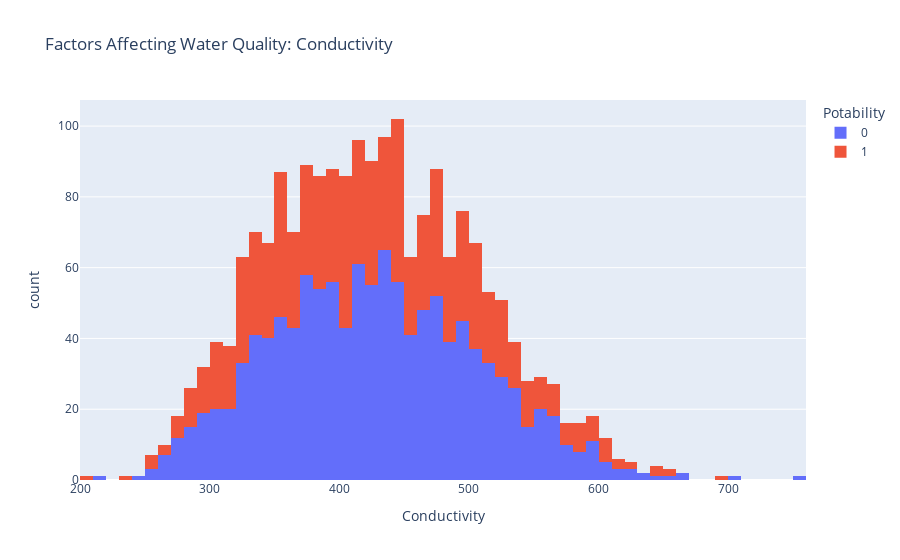

Notebook code cell kept with this figure:
### Markdown cell above
The figure above shows the distribution of sulfate in water in the dataset. They are substances naturally present in minerals, soil and rocks. Water containing less than 500 milligrams of sulfate is safe to drink. Now let’s see the next factor:

### Code cell
figure = px.histogram(data, x = "Conductivity", 
                      color = "Potability", 
                      title= "Factors Affecting Water Quality: Conductivity")
figure.show()

### Figure 1 — Plotly figure (JSON) as saved in the notebook; plotly's stock layout.template omitted (floating-point values rounded to 4 significant figures; data arrays with more than 128 entries replaced by an {"elided": "..."} marker saying what was removed)
{"data": [{"alignmentgroup": "True", "bingroup": "x", "hovertemplate": "Potability=0<br>Conductivity=%{x}<br>count=%{y}<extra></extra>", "legendgroup": "0", "marker": {"color": "#636efa", "pattern": {"shape": ""}}, "name": "0", "offsetgroup": "0", "orientation": "v", "showlegend": true, "type": "histogram", "x": {"elided": "1200 float values"}, "xaxis": "x", "yaxis": "y"}, {"alignmentgroup": "True", "bingroup": "x", "hovertemplate": "Potability=1<br>Conductivity=%{x}<br>count=%{y}<extra></extra>", "legendgroup": "1", "marker": {"color": "#EF553B", "pattern": {"shape": ""}}, "name": "1", "offsetgroup": "1", "orientation": "v", "showlegend": true, "type": "histogram", "x": {"elided": "811 float values"}, "xaxis": "x", "yaxis": "y"}], "layout": {"barmode": "relative", "legend": {"title": {"text": "Potability"}, "tracegroupgap": 0}, "title": {"text": "Factors Affecting Water Quality: Conductivity"}, "xaxis": {"anchor": "y", "domain": [0, 1], "title": {"text": "Conductivity"}}, "yaxis": {"anchor": "x", "domain": [0, 1], "title": {"text": "count"}}}}
